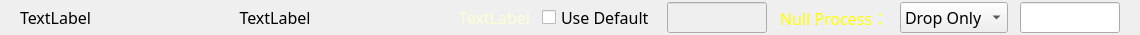
<?xml version="1.0" encoding="UTF-8"?>
<ui version="4.0">
 <class>ColumnConfig</class>
 <widget class="QWidget" name="ColumnConfig">
  <property name="geometry">
   <rect>
    <x>0</x>
    <y>0</y>
    <width>1140</width>
    <height>35</height>
   </rect>
  </property>
  <property name="minimumSize">
   <size>
    <width>600</width>
    <height>35</height>
   </size>
  </property>
  <property name="maximumSize">
   <size>
    <width>16777215</width>
    <height>40</height>
   </size>
  </property>
  <property name="font">
   <font>
    <family>Microsoft YaHei</family>
    <pointsize>12</pointsize>
   </font>
  </property>
  <property name="windowTitle">
   <string>Form</string>
  </property>
  <layout class="QGridLayout" name="gridLayout" columnstretch="0,1,0,0,0,0,0,0">
   <property name="leftMargin">
    <number>20</number>
   </property>
   <property name="topMargin">
    <number>0</number>
   </property>
   <property name="rightMargin">
    <number>20</number>
   </property>
   <property name="bottomMargin">
    <number>0</number>
   </property>
   <property name="horizontalSpacing">
    <number>12</number>
   </property>
   <item row="0" column="0">
    <widget class="QLabel" name="lblName">
     <property name="font">
      <font>
       <family>Microsoft YaHei</family>
       <pointsize>12</pointsize>
      </font>
     </property>
     <property name="text">
      <string>TextLabel</string>
     </property>
    </widget>
   </item>
   <item row="0" column="1">
    <widget class="QLabel" name="lblDesc">
     <property name="font">
      <font>
       <family>Microsoft YaHei</family>
       <pointsize>12</pointsize>
      </font>
     </property>
     <property name="text">
      <string>TextLabel</string>
     </property>
     <property name="alignment">
      <set>Qt::AlignCenter</set>
     </property>
    </widget>
   </item>
   <item row="0" column="2">
    <widget class="QLabel" name="lblType">
     <property name="font">
      <font>
       <family>Microsoft YaHei</family>
       <pointsize>12</pointsize>
      </font>
     </property>
     <property name="styleSheet">
      <string notr="true">color: rgb(251, 255, 210);</string>
     </property>
     <property name="text">
      <string>TextLabel</string>
     </property>
    </widget>
   </item>
   <item row="0" column="3">
    <widget class="QCheckBox" name="chkDefault">
     <property name="text">
      <string>Use Default</string>
     </property>
    </widget>
   </item>
   <item row="0" column="4">
    <widget class="QLineEdit" name="ldtDefault">
     <property name="enabled">
      <bool>false</bool>
     </property>
     <property name="maximumSize">
      <size>
       <width>100</width>
       <height>16777215</height>
      </size>
     </property>
    </widget>
   </item>
   <item row="0" column="5">
    <widget class="QLabel" name="label">
     <property name="styleSheet">
      <string notr="true">color: rgb(255, 255, 0);</string>
     </property>
     <property name="text">
      <string>Null Process：</string>
     </property>
     <property name="alignment">
      <set>Qt::AlignRight|Qt::AlignTrailing|Qt::AlignVCenter</set>
     </property>
    </widget>
   </item>
   <item row="0" column="6">
    <widget class="QComboBox" name="comboNullProcess">
     <item>
      <property name="text">
       <string>Drop Only</string>
      </property>
     </item>
     <item>
      <property name="text">
       <string>Fill Value</string>
      </property>
     </item>
    </widget>
   </item>
   <item row="0" column="7">
    <widget class="QLineEdit" name="ldtNullValue">
     <property name="enabled">
      <bool>true</bool>
     </property>
     <property name="maximumSize">
      <size>
       <width>100</width>
       <height>16777215</height>
      </size>
     </property>
    </widget>
   </item>
  </layout>
 </widget>
 <resources/>
 <connections>
  <connection>
   <sender>chkDefault</sender>
   <signal>toggled(bool)</signal>
   <receiver>ldtDefault</receiver>
   <slot>setEnabled(bool)</slot>
   <hints>
    <hint type="sourcelabel">
     <x>657</x>
     <y>24</y>
    </hint>
    <hint type="destinationlabel">
     <x>769</x>
     <y>26</y>
    </hint>
   </hints>
  </connection>
  <connection>
   <sender>chkDefault</sender>
   <signal>toggled(bool)</signal>
   <receiver>ldtDefault</receiver>
   <slot>setVisible(bool)</slot>
   <hints>
    <hint type="sourcelabel">
     <x>582</x>
     <y>17</y>
    </hint>
    <hint type="destinationlabel">
     <x>730</x>
     <y>19</y>
    </hint>
   </hints>
  </connection>
 </connections>
</ui>
